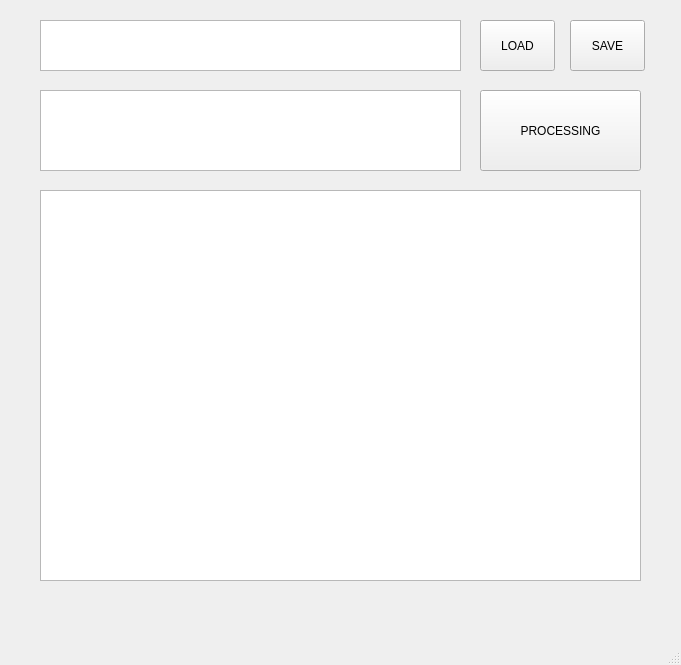
<?xml version="1.0" encoding="UTF-8"?>
<ui version="4.0">
 <class>MainWindow</class>
 <widget class="QMainWindow" name="MainWindow">
  <property name="geometry">
   <rect>
    <x>0</x>
    <y>0</y>
    <width>681</width>
    <height>665</height>
   </rect>
  </property>
  <property name="windowTitle">
   <string>MainWindow</string>
  </property>
  <widget class="QWidget" name="centralwidget">
   <widget class="QTextEdit" name="input">
    <property name="geometry">
     <rect>
      <x>40</x>
      <y>20</y>
      <width>421</width>
      <height>51</height>
     </rect>
    </property>
   </widget>
   <widget class="QTextEdit" name="output">
    <property name="geometry">
     <rect>
      <x>40</x>
      <y>90</y>
      <width>421</width>
      <height>81</height>
     </rect>
    </property>
   </widget>
   <widget class="QGraphicsView" name="graphicsView">
    <property name="geometry">
     <rect>
      <x>40</x>
      <y>190</y>
      <width>601</width>
      <height>391</height>
     </rect>
    </property>
   </widget>
   <widget class="QPushButton" name="openFile">
    <property name="geometry">
     <rect>
      <x>480</x>
      <y>20</y>
      <width>75</width>
      <height>51</height>
     </rect>
    </property>
    <property name="text">
     <string>LOAD</string>
    </property>
   </widget>
   <widget class="QPushButton" name="start">
    <property name="geometry">
     <rect>
      <x>480</x>
      <y>90</y>
      <width>161</width>
      <height>81</height>
     </rect>
    </property>
    <property name="text">
     <string>PROCESSING</string>
    </property>
   </widget>
   <widget class="QPushButton" name="saveFile">
    <property name="geometry">
     <rect>
      <x>570</x>
      <y>20</y>
      <width>75</width>
      <height>51</height>
     </rect>
    </property>
    <property name="text">
     <string>SAVE</string>
    </property>
   </widget>
  </widget>
  <widget class="QMenuBar" name="menubar">
   <property name="geometry">
    <rect>
     <x>0</x>
     <y>0</y>
     <width>681</width>
     <height>21</height>
    </rect>
   </property>
  </widget>
  <widget class="QStatusBar" name="statusbar"/>
 </widget>
 <resources/>
 <connections/>
</ui>
